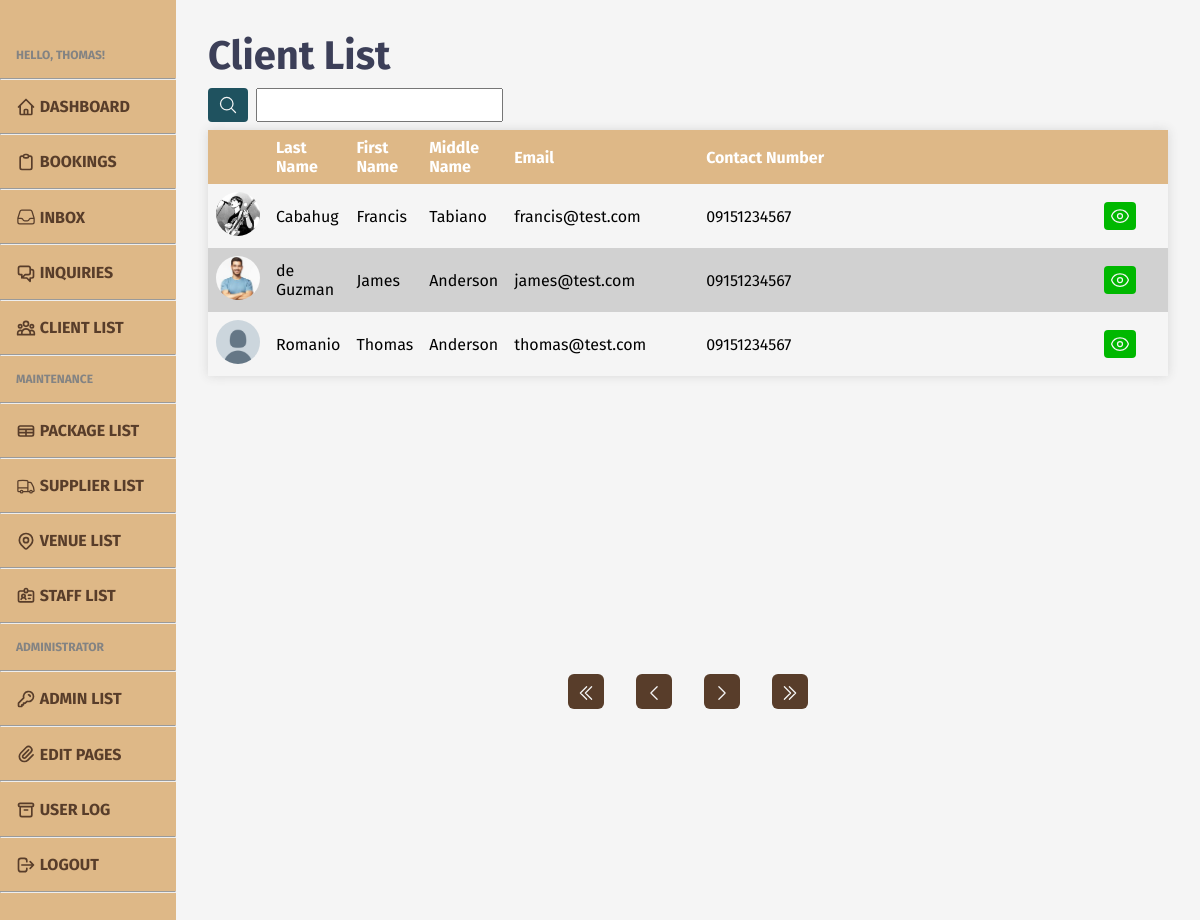
Page /admin/admin-clients.php (signed in) on the earlier database version.
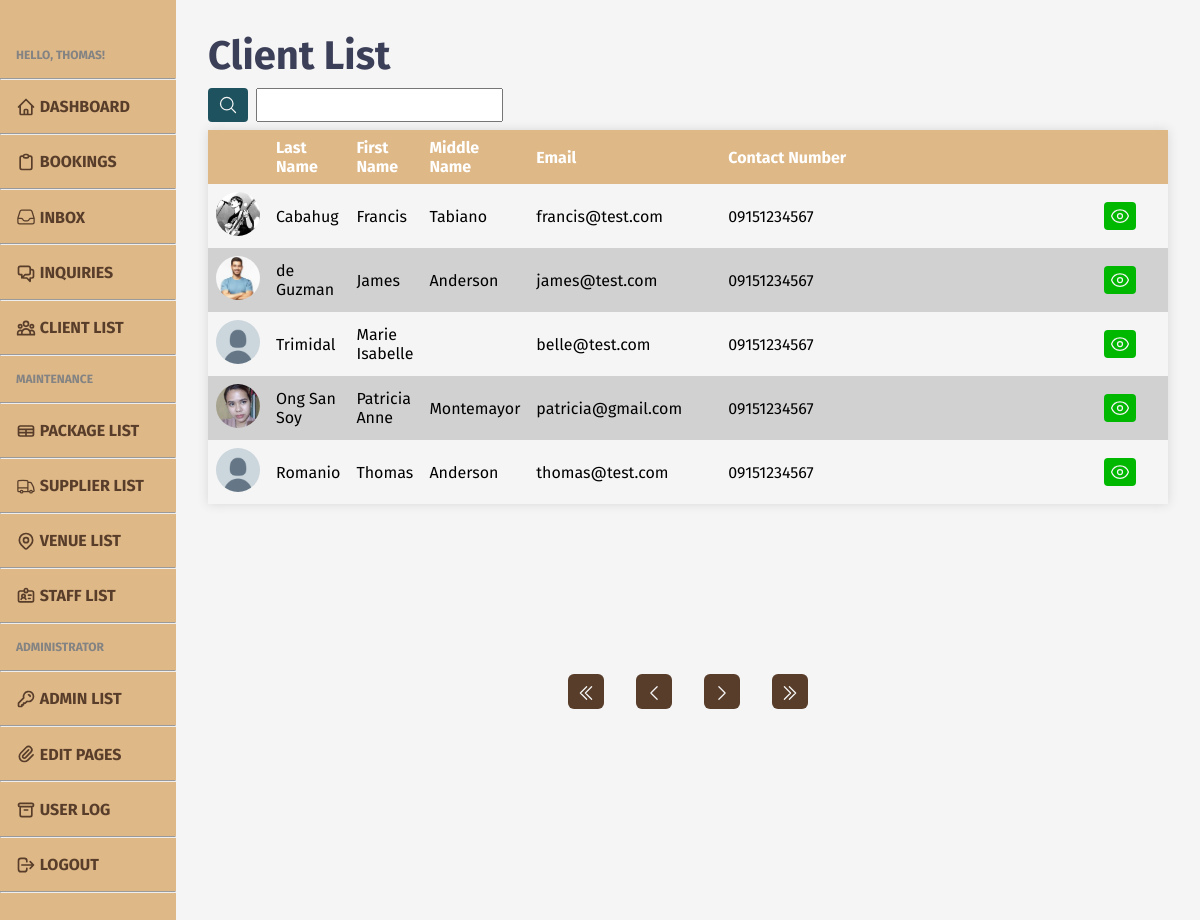
Same page on the later database version.
### tables this page shows
CREATE TABLE `client` (
  `clnt_id` int(11) NOT NULL,
  `clnt_fn` varchar(50) NOT NULL,
  `clnt_mn` varchar(50) DEFAULT NULL,
  `clnt_ln` varchar(50) NOT NULL,
  `clnt_contno` varchar(11) NOT NULL,
  `clnt_add` varchar(100) NOT NULL,
  `clnt_email` varchar(100) NOT NULL,
  `clnt_pass` varchar(255) NOT NULL,
  `clnt_img` varchar(255) DEFAULT NULL
);

### admin/admin-clients.php (the view, shortened to what the changed rows need)
<?php
include '../includes/admin-head.php';
require '../db/database.php';
?>
<head>
    <link rel="stylesheet" href="../styles/admin/admin-upper.css">
</head>
<body>
    <?php
    include '../includes/admin-header.php';
    ?>
    <main class="content">
        <h1>Client List</h1>
        <div class="tbl-cont">
            <table style="width: 80vw;">
                <tr>
                    <th style="width: 3vw;"></th>
                    <th style="width: 6vw;">Last Name</th>
                    <th style="width: 6vw;">First Name</th>
                    <th style="width: 6vw;">Middle Name</th>
                    <th style="width: 16vw;">Email</th>
                    <th>Contact Number</th>
                    <th style="width: 3vw;"></th>
                </tr>
                <?php
                if (isset($_GET['search-submit'])) {
                    $queried = mysqli_real_escape_string($conn, preg_replace('/\s+/', ' ', trim($_GET['search'])));
                    if (strpos($queried, ", ")) {
                        $query = str_replace(", ", " ", $queried);
                        $keys = explode(" ", $query);
                    } else if (strpos($queried, ",")) {
                        $query = str_replace(",", " ", $queried);
                        $keys = explode(" ", $query);
                    } else {
                        $keys = explode(" ", $queried);
                    }
                    if (empty($queried)) {
                        unset($_COOKIE["search"]);
                        if (isset($_GET['pageno'])) {
                            $pageno = $_GET['pageno'];
                        } else {
                            $pageno = 1;
                        }
                        $no_of_records_per_page = 9;
                        $offset = ($pageno - 1) * $no_of_records_per_page;
                        $total_pages_sql = "SELECT COUNT(*) FROM client ORDER BY clnt_fn ASC";
                        $result = mysqli_query($conn, $total_pages_sql);
                        $total_rows = mysqli_fetch_array($result)[0];
                        $total_pages = ceil($total_rows / $no_of_records_per_page);
                        $sql = "SELECT * FROM client ORDER BY clnt_fn ASC LIMIT $offset, $no_of_records_per_page";
                        $res_data = mysqli_query($conn, $sql);
                        while ($row = mysqli_fetch_array($res_data)) { ?>
                            <tr>
                                <td>
                                    <div id="small-icon">
                                        <?php if ($row['clnt_img'] == NULL) { ?>
                                            <img src="../images/client/default.jpg">
                                        <?php } else { ?>
                                            <img src="../images/client/<?php echo $row['clnt_img']; ?>">
                                        <?php } ?>
                                    </div>
                                </td>
                                <td><?php echo $row['clnt_ln']; ?></td>
                                <td><?php echo $row['clnt_fn']; ?></td>
                                <td><?php echo $row['clnt_mn']; ?></td>
                                <td><?php echo $row['clnt_email']; ?></td>
                                <td><?php echo $row['clnt_contno']; ?></td>
                                <td class="btn">
                                    <form action="admin-clients-view.php?clnt_id=<?php echo $row['clnt_id']; ?>" method="post">
                                        <button name="view" id="view">
                                            <svg xmlns="http://www.w3.org/2000/svg" fill="none" viewBox="0 0 24 24" stroke-width="1.5" stroke="currentColor" class="w-6 h-6">
                                                <path stroke-linecap="round" stroke-linejoin="round" d="M2.036 12.322a1.012 1.012 0 010-.639C3.423 7.51 7.36 4.5 12 4.5c4.638 0 8.573 3.007 9.963 7.178.07.207.07.431 0 .639C20.577 16.49 16.64 19.5 12 19.5c-4.638 0-8.573-3.007-9.963-7.178z" />
                                                <path stroke-linecap="round" stroke-linejoin="round" d="M15 12a3 3 0 11-6 0 3 3 0 016 0z" />
                                            </svg>
                                        </button>
                                    </form>
                                </td>
                            </tr>
                        <?php }
                    } else {
                        $_COOKIE['search'] = $queried;
                        if (isset($_GET['pageno'])) {
                            $pageno = $_GET['pageno'];
                        } else {
                            $pageno = 1;
                        }
                        $no_of_records_per_page = 9;
                        $offset = ($pageno - 1) * $no_of_records_per_page;
                        $total_pages_sql = "SELECT COUNT(*) FROM client WHERE (clnt_fn LIKE '%$queried%' OR clnt_ln LIKE '%$queried%' OR clnt_email LIKE '%$queried%')";
                        foreach ($keys as $k) {
                            $total_pages_sql .= " OR clnt_fn LIKE '%$k%' OR clnt_ln LIKE '%$k%' OR clnt_email LIKE '%$k%'";
                        }
                        $result = mysqli_query($conn, $total_pages_sql);
                        $total_rows = mysqli_fetch_array($result)[0];
                        $total_pages = ceil($total_rows / $no_of_records_per_page);
                        $sql = "SELECT * FROM client WHERE (clnt_fn LIKE '%$queried%' OR clnt_ln LIKE '%$queried%' OR clnt_email LIKE '%$queried%')";
                        foreach ($keys as $k) {
                            $sql .= " OR clnt_fn LIKE '%$k%' OR clnt_ln LIKE '%$k%' OR clnt_email LIKE '%$k%'";
                        }
                        $sql .= "LIMIT $offset, $no_of_records_per_page";
                        $res_data = mysqli_query($conn, $sql);
                        while ($row = mysqli_fetch_array($res_data)) { ?>
                            <tr>
                                <td>
                                    <div id="small-icon">
                                        <?php if ($row['clnt_img'] == NULL) { ?>
                                            <img src="../images/client/default.jpg">
                                        <?php } else { ?>
                                            <img src="../images/client/<?php echo $row['clnt_img']; ?>">
                                        <?php } ?>
                                    </div>
                                </td>
                                <td><?php echo $row['clnt_ln']; ?></td>
                                <td><?php echo $row['clnt_fn']; ?></td>
                                <td><?php echo $row['clnt_mn']; ?></td>
                                <td><?php echo $row['clnt_email']; ?></td>
                                <td><?php echo $row['clnt_contno']; ?></td>
                                <td class="btn">
                                    <form action="admin-clients-view.php?clnt_id=<?php echo $row['clnt_id']; ?>" method="post">
                                        <button name="view" id="view">
                                            <svg xmlns="http://www.w3.org/2000/svg" fill="none" viewBox="0 0 24 24" stroke-width="1.5" stroke="currentColor" class="w-6 h-6">
                                                <path stroke-linecap="round" stroke-linejoin="round" d="M2.036 12.322a1.012 1.012 0 010-.639C3.423 7.51 7.36 4.5 12 4.5c4.638 0 8.573 3.007 9.963 7.178.07.207.07.431 0 .639C20.577 16.49 16.64 19.5 12 19.5c-4.638 0-8.573-3.007-9.963-7.178z" />
                                                <path stroke-linecap="round" stroke-linejoin="round" d="M15 12a3 3 0 11-6 0 3 3 0 016 0z" />
                                            </svg>
                                        </button>
                                    </form>
                                </td>
                            </tr>
                        <?php }
                    };
                } else {
                    if (isset($_GET['pageno'])) {
                        $pageno = $_GET['pageno'];
                    } else {
                        $pageno = 1;
                    }
                    $no_of_records_per_page = 9;
                    $offset = ($pageno - 1) * $no_of_records_per_page;
                    $sql = "SELECT * FROM client ORDER BY clnt_fn ASC LIMIT $offset, $no_of_records_per_page";
                    $res_data = mysqli_query($conn, $sql);
                    while ($row = mysqli_fetch_array($res_data)) { ?>
                        <tr>
                            <td>
                                <div id="small-icon">
                                    <?php if ($row['clnt_img'] == NULL) { ?>
                                        <img src="../images/client/default.jpg">
                                    <?php } else { ?>
                                        <img src="../images/client/<?php echo $row['clnt_img']; ?>">
                                    <?php } ?>
                                </div>
                            </td>
                            <td><?php echo $row['clnt_ln']; ?></td>
                            <td><?php echo $row['clnt_fn']; ?></td>
                            <td><?php echo $row['clnt_mn']; ?></td>
                            <td><?php echo $row['clnt_email']; ?></td>
                            <td><?php echo $row['clnt_contno']; ?></td>
                            <td class="btn">
                                <form action="admin-clients-view.php?clnt_id=<?php echo $row['clnt_id']; ?>" method="post">
                                    <button name="view" id="view">
                                    </button>
                                </form>
                            </td>
                        </tr>
                <?php };
                }
                ?>
            </table>
        </div>
    </main>
    </div>
</body>
</html>

Differences in the rows shown:
added client: clnt_ln "Trimidal", clnt_fn "Marie Isabelle", clnt_email "belle@test.com", clnt_contno "09151234567"
added client: clnt_img (picture), clnt_ln "Ong San Soy", clnt_fn "Patricia Anne", clnt_mn "Montemayor", clnt_email "patricia@gmail.com", clnt_contno "09151234567"
